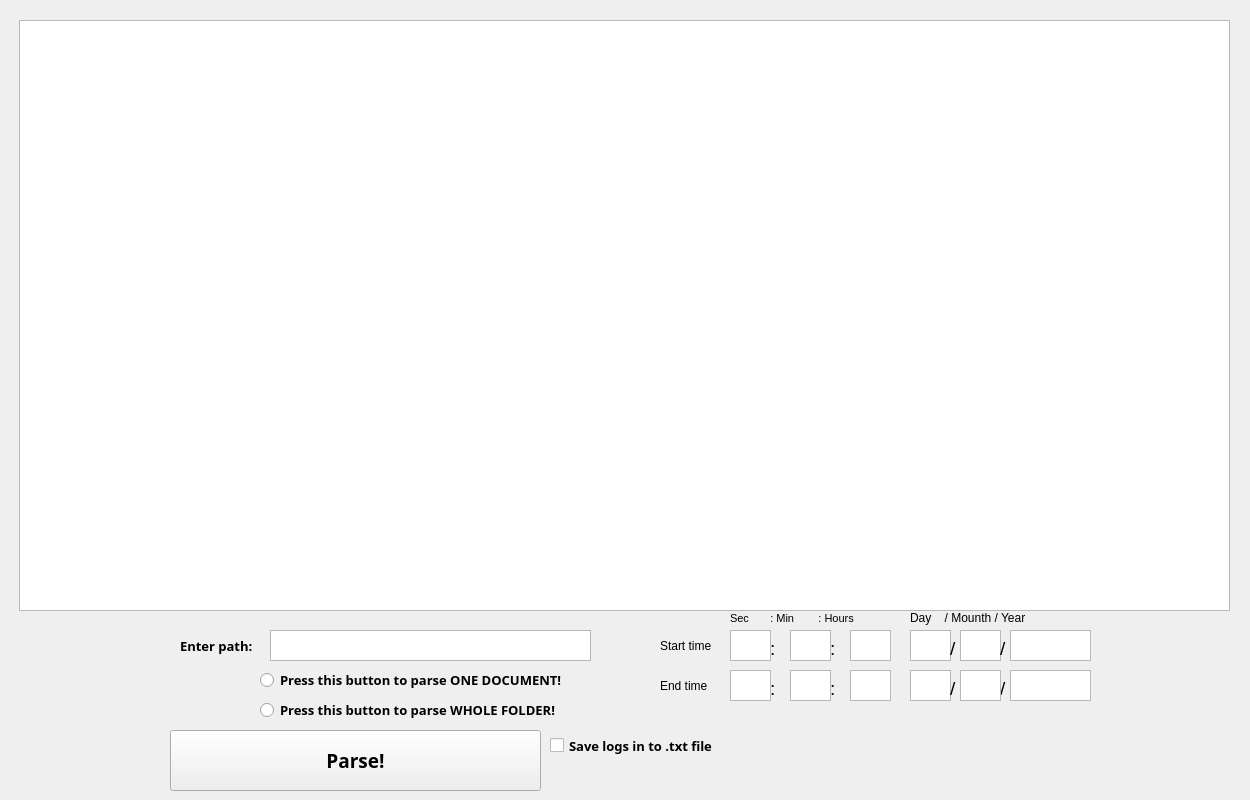
<?xml version="1.0" encoding="UTF-8"?>
<ui version="4.0">
 <class>parseByTime</class>
 <widget class="QWidget" name="parseByTime">
  <property name="geometry">
   <rect>
    <x>0</x>
    <y>0</y>
    <width>1250</width>
    <height>800</height>
   </rect>
  </property>
  <property name="minimumSize">
   <size>
    <width>1250</width>
    <height>800</height>
   </size>
  </property>
  <property name="maximumSize">
   <size>
    <width>1250</width>
    <height>800</height>
   </size>
  </property>
  <property name="windowTitle">
   <string>parseByTime</string>
  </property>
  <widget class="QLabel" name="label">
   <property name="geometry">
    <rect>
     <x>180</x>
     <y>635</y>
     <width>91</width>
     <height>21</height>
    </rect>
   </property>
   <property name="font">
    <font>
     <family>Tempus Sans ITC</family>
     <pointsize>10</pointsize>
     <weight>75</weight>
     <bold>true</bold>
    </font>
   </property>
   <property name="text">
    <string>Enter path:</string>
   </property>
  </widget>
  <widget class="QTextEdit" name="results">
   <property name="geometry">
    <rect>
     <x>19</x>
     <y>20</y>
     <width>1211</width>
     <height>591</height>
    </rect>
   </property>
  </widget>
  <widget class="QTextEdit" name="path">
   <property name="geometry">
    <rect>
     <x>270</x>
     <y>630</y>
     <width>321</width>
     <height>31</height>
    </rect>
   </property>
  </widget>
  <widget class="QCheckBox" name="saveText">
   <property name="geometry">
    <rect>
     <x>550</x>
     <y>730</y>
     <width>231</width>
     <height>31</height>
    </rect>
   </property>
   <property name="font">
    <font>
     <family>Tempus Sans ITC</family>
     <pointsize>10</pointsize>
     <weight>75</weight>
     <bold>true</bold>
    </font>
   </property>
   <property name="text">
    <string>Save logs in to .txt file</string>
   </property>
  </widget>
  <widget class="QRadioButton" name="doc">
   <property name="geometry">
    <rect>
     <x>260</x>
     <y>670</y>
     <width>391</width>
     <height>20</height>
    </rect>
   </property>
   <property name="font">
    <font>
     <family>Tempus Sans ITC</family>
     <pointsize>10</pointsize>
     <weight>75</weight>
     <bold>true</bold>
    </font>
   </property>
   <property name="text">
    <string>Press this button to parse ONE DOCUMENT!</string>
   </property>
  </widget>
  <widget class="QRadioButton" name="folder">
   <property name="geometry">
    <rect>
     <x>260</x>
     <y>700</y>
     <width>381</width>
     <height>20</height>
    </rect>
   </property>
   <property name="font">
    <font>
     <family>Tempus Sans ITC</family>
     <pointsize>10</pointsize>
     <weight>75</weight>
     <bold>true</bold>
    </font>
   </property>
   <property name="text">
    <string>Press this button to parse WHOLE FOLDER!</string>
   </property>
  </widget>
  <widget class="QPushButton" name="startParse">
   <property name="geometry">
    <rect>
     <x>170</x>
     <y>730</y>
     <width>371</width>
     <height>61</height>
    </rect>
   </property>
   <property name="font">
    <font>
     <family>Tempus Sans ITC</family>
     <pointsize>14</pointsize>
     <weight>75</weight>
     <bold>true</bold>
    </font>
   </property>
   <property name="text">
    <string>Parse!</string>
   </property>
  </widget>
  <widget class="QTextEdit" name="Sec1">
   <property name="geometry">
    <rect>
     <x>730</x>
     <y>630</y>
     <width>41</width>
     <height>31</height>
    </rect>
   </property>
  </widget>
  <widget class="QTextEdit" name="min1">
   <property name="geometry">
    <rect>
     <x>790</x>
     <y>630</y>
     <width>41</width>
     <height>31</height>
    </rect>
   </property>
  </widget>
  <widget class="QLabel" name="label_2">
   <property name="geometry">
    <rect>
     <x>770</x>
     <y>640</y>
     <width>16</width>
     <height>16</height>
    </rect>
   </property>
   <property name="font">
    <font>
     <pointsize>14</pointsize>
    </font>
   </property>
   <property name="text">
    <string>:</string>
   </property>
  </widget>
  <widget class="QLabel" name="label_3">
   <property name="geometry">
    <rect>
     <x>830</x>
     <y>640</y>
     <width>16</width>
     <height>16</height>
    </rect>
   </property>
   <property name="font">
    <font>
     <pointsize>14</pointsize>
    </font>
   </property>
   <property name="text">
    <string>:</string>
   </property>
  </widget>
  <widget class="QTextEdit" name="hour1">
   <property name="geometry">
    <rect>
     <x>850</x>
     <y>630</y>
     <width>41</width>
     <height>31</height>
    </rect>
   </property>
  </widget>
  <widget class="QLabel" name="label_4">
   <property name="geometry">
    <rect>
     <x>730</x>
     <y>610</y>
     <width>161</width>
     <height>16</height>
    </rect>
   </property>
   <property name="font">
    <font>
     <pointsize>8</pointsize>
    </font>
   </property>
   <property name="text">
    <string>Sec       : Min        : Hours</string>
   </property>
  </widget>
  <widget class="QTextEdit" name="day1">
   <property name="geometry">
    <rect>
     <x>910</x>
     <y>630</y>
     <width>41</width>
     <height>31</height>
    </rect>
   </property>
  </widget>
  <widget class="QLabel" name="label_5">
   <property name="geometry">
    <rect>
     <x>950</x>
     <y>640</y>
     <width>16</width>
     <height>16</height>
    </rect>
   </property>
   <property name="font">
    <font>
     <pointsize>14</pointsize>
    </font>
   </property>
   <property name="text">
    <string>/</string>
   </property>
  </widget>
  <widget class="QTextEdit" name="mon1">
   <property name="geometry">
    <rect>
     <x>960</x>
     <y>630</y>
     <width>41</width>
     <height>31</height>
    </rect>
   </property>
  </widget>
  <widget class="QLabel" name="label_6">
   <property name="geometry">
    <rect>
     <x>1000</x>
     <y>640</y>
     <width>16</width>
     <height>16</height>
    </rect>
   </property>
   <property name="font">
    <font>
     <pointsize>14</pointsize>
    </font>
   </property>
   <property name="text">
    <string>/</string>
   </property>
  </widget>
  <widget class="QTextEdit" name="year1">
   <property name="geometry">
    <rect>
     <x>1010</x>
     <y>630</y>
     <width>81</width>
     <height>31</height>
    </rect>
   </property>
  </widget>
  <widget class="QLabel" name="label_7">
   <property name="geometry">
    <rect>
     <x>910</x>
     <y>610</y>
     <width>181</width>
     <height>16</height>
    </rect>
   </property>
   <property name="text">
    <string>Day    / Mounth / Year</string>
   </property>
  </widget>
  <widget class="QLabel" name="label_8">
   <property name="geometry">
    <rect>
     <x>660</x>
     <y>630</y>
     <width>61</width>
     <height>31</height>
    </rect>
   </property>
   <property name="text">
    <string>Start time</string>
   </property>
  </widget>
  <widget class="QLabel" name="label_9">
   <property name="geometry">
    <rect>
     <x>660</x>
     <y>670</y>
     <width>55</width>
     <height>31</height>
    </rect>
   </property>
   <property name="text">
    <string>End time</string>
   </property>
  </widget>
  <widget class="QLabel" name="label_10">
   <property name="geometry">
    <rect>
     <x>1000</x>
     <y>680</y>
     <width>16</width>
     <height>16</height>
    </rect>
   </property>
   <property name="font">
    <font>
     <pointsize>14</pointsize>
    </font>
   </property>
   <property name="text">
    <string>/</string>
   </property>
  </widget>
  <widget class="QTextEdit" name="mon1_2">
   <property name="geometry">
    <rect>
     <x>960</x>
     <y>670</y>
     <width>41</width>
     <height>31</height>
    </rect>
   </property>
  </widget>
  <widget class="QTextEdit" name="hour1_2">
   <property name="geometry">
    <rect>
     <x>850</x>
     <y>670</y>
     <width>41</width>
     <height>31</height>
    </rect>
   </property>
  </widget>
  <widget class="QTextEdit" name="min1_2">
   <property name="geometry">
    <rect>
     <x>790</x>
     <y>670</y>
     <width>41</width>
     <height>31</height>
    </rect>
   </property>
  </widget>
  <widget class="QTextEdit" name="day1_2">
   <property name="geometry">
    <rect>
     <x>910</x>
     <y>670</y>
     <width>41</width>
     <height>31</height>
    </rect>
   </property>
  </widget>
  <widget class="QLabel" name="label_11">
   <property name="geometry">
    <rect>
     <x>950</x>
     <y>680</y>
     <width>16</width>
     <height>16</height>
    </rect>
   </property>
   <property name="font">
    <font>
     <pointsize>14</pointsize>
    </font>
   </property>
   <property name="text">
    <string>/</string>
   </property>
  </widget>
  <widget class="QLabel" name="label_12">
   <property name="geometry">
    <rect>
     <x>830</x>
     <y>680</y>
     <width>16</width>
     <height>16</height>
    </rect>
   </property>
   <property name="font">
    <font>
     <pointsize>14</pointsize>
    </font>
   </property>
   <property name="text">
    <string>:</string>
   </property>
  </widget>
  <widget class="QTextEdit" name="year1_2">
   <property name="geometry">
    <rect>
     <x>1010</x>
     <y>670</y>
     <width>81</width>
     <height>31</height>
    </rect>
   </property>
  </widget>
  <widget class="QTextEdit" name="Sec1_2">
   <property name="geometry">
    <rect>
     <x>730</x>
     <y>670</y>
     <width>41</width>
     <height>31</height>
    </rect>
   </property>
  </widget>
  <widget class="QLabel" name="label_13">
   <property name="geometry">
    <rect>
     <x>770</x>
     <y>680</y>
     <width>16</width>
     <height>16</height>
    </rect>
   </property>
   <property name="font">
    <font>
     <pointsize>14</pointsize>
    </font>
   </property>
   <property name="text">
    <string>:</string>
   </property>
  </widget>
 </widget>
 <layoutdefault spacing="6" margin="11"/>
 <resources/>
 <connections/>
</ui>
